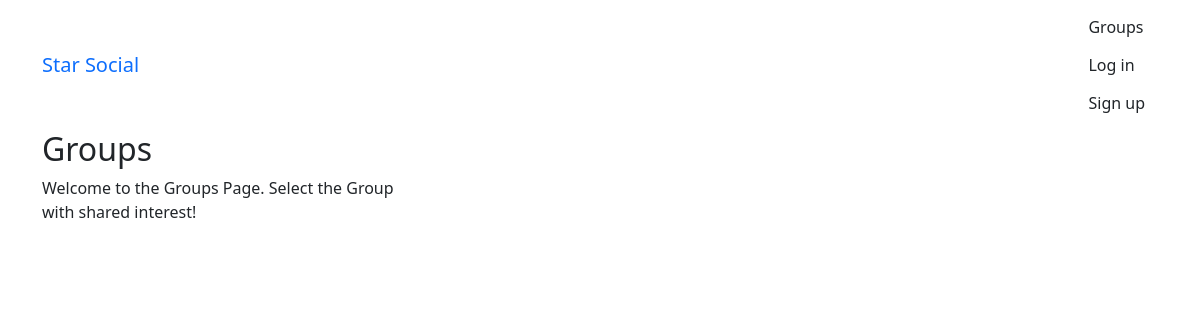
Before: /groups/ with the older database file.
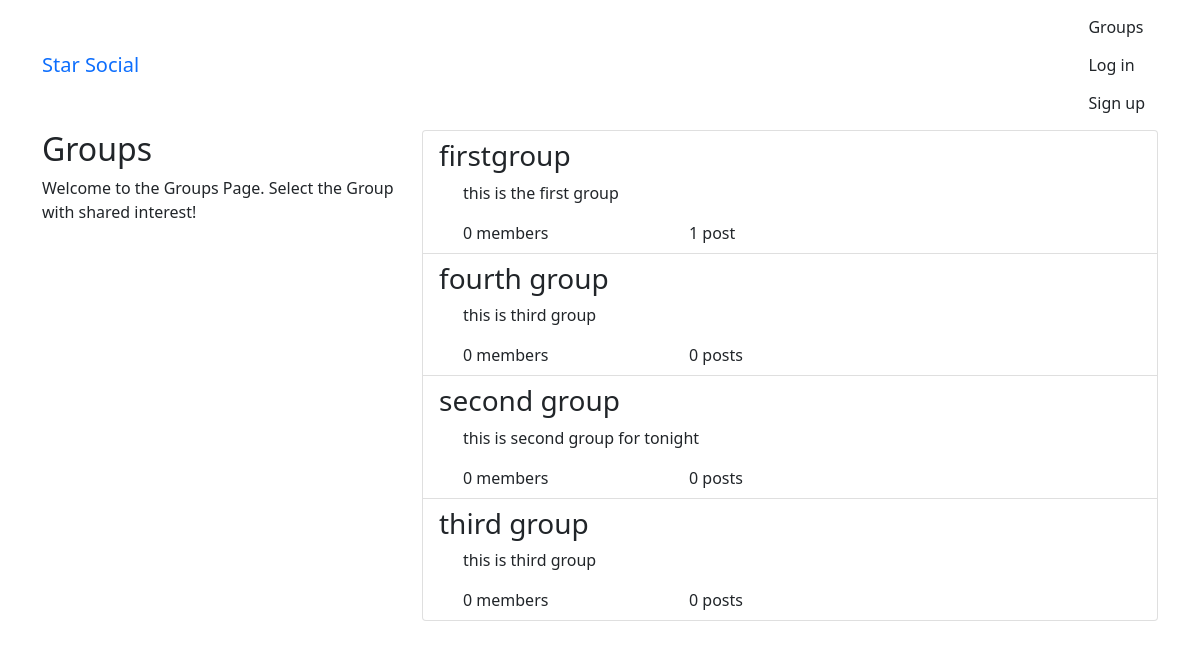
After: the same page with the newer database file.
### groups/models.py (models this page shows, shortened)
class Group(models.Model):
    name = models.CharField(max_length=200, unique=True)
    slug = models.SlugField(allow_unicode=True, unique=True)
    description = models.TextField(blank=True, default="")
    description_html = models.TextField(blank=True, editable=False, default="")
    member = models.ManyToManyField(User, through="GroupMember", through_fields=("group", "user"))
    class Meta:
        ordering = ("name",)

### groups/views.py (the view)
# urls.py: path("", views.ListGroup.as_view(), name="all"),
class ListGroup(generic.ListView):
    model = Group

### groups/templates/groups/group_list.html (shortened to what this page needs)
{% extends "groups/group_base.html" %}
{% block pregroup %}
<div class="col-md-4">
    <div class="content">
        <h2>Groups</h2>
        <p>Welcome to the Groups Page. Select the Group with shared interest! </p>
    </div>
</div>
{% endblock %}
{% block group_content %}
<div class="col-md-8">
    <div class="list-group">
        {% for group in object_list %}
        <a href="{% url 'groups:single' slug=group.slug %}" class="list-group-item">
            <h3 class="title list-group-item-heading">{{group.name}}</h3>
            <div class="list-group-item-text container-fluid">
                {{group.description_html|safe}}
                <div class="row">
                    <div class="col-md-4">
                        <span>{{group.member.count}}</span> member{{ group.member.count|pluralize }}
                    </div>
                    <div class="col-md-4">
                        <span>{{group.posting.count}}</span> post{{group.posting.count|pluralize}}
                    </div>
                </div>
            </div>
        </a>
        {% endfor %}
    </div>
</div>
{% endblock %}

### groups/templates/groups/group_base.html (shortened to what this page needs)
{% extends "base.html" %}
{% block content%}
<div class="container">
    <div class="row">
        {% block pregroup %}{% endblock %}
        {% block group_content %}{% endblock %}
    </div>
</div>
{% endblock %}

### templates/base.html (shortened to what this page needs)
<!DOCTYPE html>
{% load static %}
<html lang="en">
<head>
    <link href="https://cdn.jsdelivr.net/npm/bootstrap@5.0.2/dist/css/bootstrap.min.css" rel="stylesheet"
>
</head>
<body>
    <nav class="navbar  mynav" role="navigation" id="navbar">
        <div class="container">
            <a class="navbar-brand mynav" href="{% url 'home' %}">Star Social</a>
            <ul class="nav navbar-nav navbar-right">
                {% if user.is_authenticated %}
                <li><a href="{% url 'posts:all' %}" class="btn btn-simple">Post</a></li>
                <li><a href="{% url 'posts:create' %}" class="btn btn-simple">Create Post</a></li>
                <li><a href="{% url 'groups:all' %}" class="btn btn-simple">Groups</a></li>
                <li><a href="{% url 'groups:create' %}" class="btn btn-simple">Create Group</a></li>
                <li><a href="{% url 'accounts:logout' %}" class="btn btn-simple">Log out</a></li>
                {% else %}
                <li><a href="{% url 'groups:all' %}" class="btn btn-simple">Groups</a></li>
                <li><a href="{% url 'accounts:login' %}" class="btn btn-simple">Log in</a></li>
                <li><a href="{% url 'accounts:signup' %}" class="btn btn-simple">Sign up</a></li>
                {% endif %}
            </ul>
        </div>
    </nav>
    {% block content %}
    {% endblock %}
</body>
</html>

Changed rows visible on the page:
added Group: name "firstgroup", description_html "this is the first group", member.count "0", posting.count "1"
added Group: name "fourth group", description_html "this is third group", member.count "0", posting.count "0"
added Group: name "second group", description_html "this is second group for tonight", member.count "0", posting.count "0"
added Group: name "third group", description_html "this is third group", member.count "0", posting.count "0"
